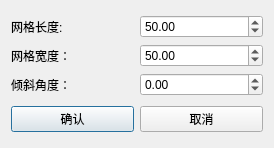
<?xml version="1.0" encoding="UTF-8"?>
<ui version="4.0">
 <class>DialogALine</class>
 <widget class="QDialog" name="DialogALine">
  <property name="geometry">
   <rect>
    <x>0</x>
    <y>0</y>
    <width>274</width>
    <height>148</height>
   </rect>
  </property>
  <property name="windowTitle">
   <string>Dialog</string>
  </property>
  <layout class="QGridLayout" name="gridLayout_2">
   <item row="1" column="0">
    <widget class="QPushButton" name="pushButton">
     <property name="text">
      <string>确认</string>
     </property>
    </widget>
   </item>
   <item row="1" column="1">
    <widget class="QPushButton" name="pushButton_2">
     <property name="text">
      <string>取消</string>
     </property>
    </widget>
   </item>
   <item row="0" column="0" colspan="2">
    <layout class="QGridLayout" name="gridLayout">
     <item row="0" column="0">
      <widget class="QLabel" name="label">
       <property name="text">
        <string>网格长度:</string>
       </property>
      </widget>
     </item>
     <item row="0" column="1">
      <widget class="QDoubleSpinBox" name="doubleSpinBox">
       <property name="maximum">
        <double>500.000000000000000</double>
       </property>
       <property name="singleStep">
        <double>5.000000000000000</double>
       </property>
       <property name="value">
        <double>50.000000000000000</double>
       </property>
      </widget>
     </item>
     <item row="1" column="0">
      <widget class="QLabel" name="label_2">
       <property name="text">
        <string>网格宽度：</string>
       </property>
      </widget>
     </item>
     <item row="1" column="1">
      <widget class="QDoubleSpinBox" name="doubleSpinBox_2">
       <property name="maximum">
        <double>500.000000000000000</double>
       </property>
       <property name="singleStep">
        <double>5.000000000000000</double>
       </property>
       <property name="value">
        <double>50.000000000000000</double>
       </property>
      </widget>
     </item>
     <item row="2" column="0">
      <widget class="QLabel" name="label_3">
       <property name="text">
        <string>倾斜角度：</string>
       </property>
      </widget>
     </item>
     <item row="2" column="1">
      <widget class="QDoubleSpinBox" name="doubleSpinBox_3">
       <property name="minimum">
        <double>-360.000000000000000</double>
       </property>
       <property name="maximum">
        <double>360.000000000000000</double>
       </property>
       <property name="singleStep">
        <double>10.000000000000000</double>
       </property>
       <property name="value">
        <double>0.000000000000000</double>
       </property>
      </widget>
     </item>
    </layout>
   </item>
  </layout>
 </widget>
 <resources/>
 <connections/>
</ui>
